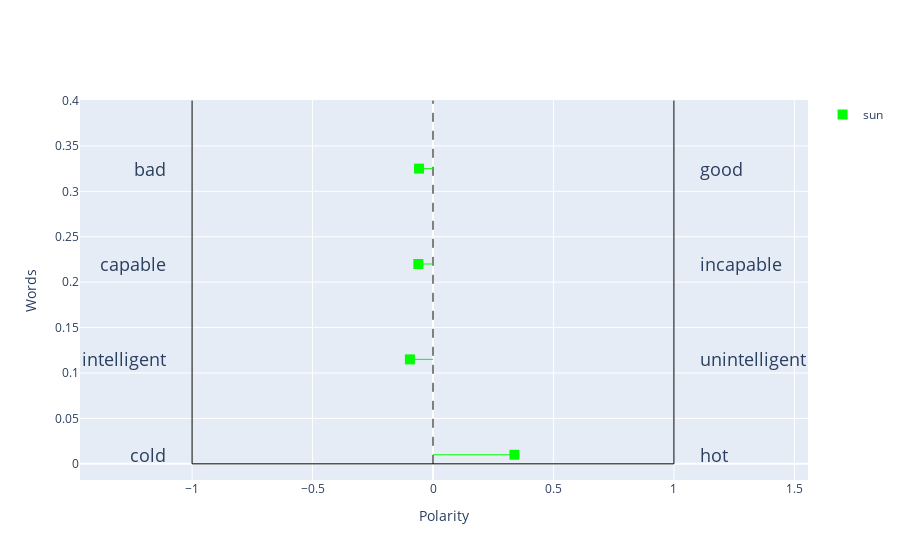

The notebook cell this image was saved under:
### Code cell
plot_word_polarity([word],[polarity_base_change])

### Figure 1 — Plotly figure (JSON) as saved in the notebook; plotly's stock layout.template omitted (floating-point values rounded to 4 significant figures)
{"data": [{"marker": {"color": "rgb(0, 255, 0)", "size": 10, "symbol": "square"}, "mode": "markers", "name": "sun", "showlegend": true, "type": "scatter", "x": [0.338], "y": [0.01]}, {"marker": {"color": "rgb(0, 255, 0)", "size": 10, "symbol": "square"}, "mode": "markers", "name": "sun", "showlegend": false, "type": "scatter", "x": [-0.09588], "y": [0.115]}, {"marker": {"color": "rgb(0, 255, 0)", "size": 10, "symbol": "square"}, "mode": "markers", "name": "sun", "showlegend": false, "type": "scatter", "x": [-0.06089], "y": [0.22]}, {"marker": {"color": "rgb(0, 255, 0)", "size": 10, "symbol": "square"}, "mode": "markers", "name": "sun", "showlegend": false, "type": "scatter", "x": [-0.05788], "y": [0.325]}], "layout": {"annotations": [{"font": {"size": 18}, "showarrow": false, "text": "cold", "x": -1.1, "xanchor": "right", "y": 0.01}, {"font": {"size": 18}, "showarrow": false, "text": "hot", "x": 1.1, "xanchor": "left", "y": 0.01}, {"font": {"size": 18}, "showarrow": false, "text": "intelligent", "x": -1.1, "xanchor": "right", "y": 0.115}, {"font": {"size": 18}, "showarrow": false, "text": "unintelligent", "x": 1.1, "xanchor": "left", "y": 0.115}, {"font": {"size": 18}, "showarrow": false, "text": "capable", "x": -1.1, "xanchor": "right", "y": 0.22}, {"font": {"size": 18}, "showarrow": false, "text": "incapable", "x": 1.1, "xanchor": "left", "y": 0.22}, {"font": {"size": 18}, "showarrow": false, "text": "bad", "x": -1.1, "xanchor": "right", "y": 0.325}, {"font": {"size": 18}, "showarrow": false, "text": "good", "x": 1.1, "xanchor": "left", "y": 0.325}], "shapes": [{"line": {"color": "black", "width": 1}, "type": "line", "x0": -1, "x1": 1, "y0": 0, "y1": 0}, {"line": {"color": "black", "width": 1}, "type": "line", "x0": -1, "x1": -1, "y0": 0, "y1": 0.4}, {"line": {"color": "black", "width": 1}, "type": "line", "x0": 1, "x1": 1, "y0": 0, "y1": 0.4}, {"line": {"color": "black", "dash": "dash", "width": 1}, "type": "line", "x0": 0, "x1": 0, "y0": 0, "y1": 0.4}, {"line": {"color": "rgb(0, 255, 0)", "width": 1}, "type": "line", "x0": 0.338, "x1": 0, "y0": 0.01, "y1": 0.01}, {"line": {"color": "rgb(0, 255, 0)", "width": 1}, "type": "line", "x0": -0.09588, "x1": 0, "y0": 0.115, "y1": 0.115}, {"line": {"color": "rgb(0, 255, 0)", "width": 1}, "type": "line", "x0": -0.06089, "x1": 0, "y0": 0.22, "y1": 0.22}, {"line": {"color": "rgb(0, 255, 0)", "width": 1}, "type": "line", "x0": -0.05788, "x1": 0, "y0": 0.325, "y1": 0.325}], "xaxis": {"autorange": true, "range": [-1, 1], "title": {"text": "Polarity"}}, "yaxis": {"autorange": true, "title": {"text": "Words"}}}}
